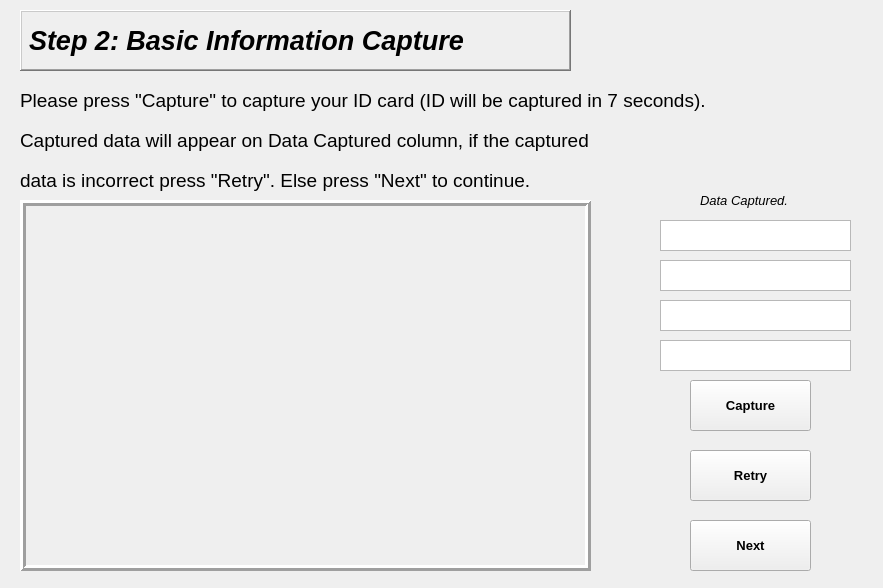
<?xml version="1.0" encoding="UTF-8"?>
<ui version="4.0">
 <class>Form</class>
 <widget class="QWidget" name="Form">
  <property name="geometry">
   <rect>
    <x>0</x>
    <y>0</y>
    <width>883</width>
    <height>588</height>
   </rect>
  </property>
  <property name="windowTitle">
   <string>Form</string>
  </property>
  <widget class="QLabel" name="label">
   <property name="geometry">
    <rect>
     <x>20</x>
     <y>10</y>
     <width>551</width>
     <height>61</height>
    </rect>
   </property>
   <property name="font">
    <font>
     <family>Segoe UI</family>
     <pointsize>20</pointsize>
     <weight>75</weight>
     <italic>true</italic>
     <bold>true</bold>
    </font>
   </property>
   <property name="frameShape">
    <enum>QFrame::WinPanel</enum>
   </property>
   <property name="frameShadow">
    <enum>QFrame::Raised</enum>
   </property>
   <property name="text">
    <string>Step 2: Basic Information Capture</string>
   </property>
  </widget>
  <widget class="QLabel" name="imagelabel">
   <property name="geometry">
    <rect>
     <x>20</x>
     <y>200</y>
     <width>571</width>
     <height>371</height>
    </rect>
   </property>
   <property name="frameShape">
    <enum>QFrame::Box</enum>
   </property>
   <property name="frameShadow">
    <enum>QFrame::Raised</enum>
   </property>
   <property name="lineWidth">
    <number>3</number>
   </property>
   <property name="text">
    <string/>
   </property>
  </widget>
  <widget class="QPushButton" name="Capture">
   <property name="geometry">
    <rect>
     <x>690</x>
     <y>380</y>
     <width>121</width>
     <height>51</height>
    </rect>
   </property>
   <property name="font">
    <font>
     <family>Segoe UI</family>
     <pointsize>10</pointsize>
     <weight>75</weight>
     <bold>true</bold>
    </font>
   </property>
   <property name="text">
    <string>Capture</string>
   </property>
  </widget>
  <widget class="QPushButton" name="Retry">
   <property name="geometry">
    <rect>
     <x>690</x>
     <y>450</y>
     <width>121</width>
     <height>51</height>
    </rect>
   </property>
   <property name="font">
    <font>
     <family>Segoe UI</family>
     <pointsize>10</pointsize>
     <weight>75</weight>
     <bold>true</bold>
    </font>
   </property>
   <property name="text">
    <string>Retry</string>
   </property>
  </widget>
  <widget class="QPushButton" name="Next">
   <property name="geometry">
    <rect>
     <x>690</x>
     <y>520</y>
     <width>121</width>
     <height>51</height>
    </rect>
   </property>
   <property name="font">
    <font>
     <family>Segoe UI</family>
     <pointsize>10</pointsize>
     <weight>75</weight>
     <bold>true</bold>
    </font>
   </property>
   <property name="text">
    <string>Next</string>
   </property>
  </widget>
  <widget class="QTextEdit" name="textEdit">
   <property name="geometry">
    <rect>
     <x>660</x>
     <y>220</y>
     <width>191</width>
     <height>31</height>
    </rect>
   </property>
   <property name="font">
    <font>
     <family>Times New Roman</family>
     <pointsize>10</pointsize>
     <weight>75</weight>
     <bold>true</bold>
    </font>
   </property>
  </widget>
  <widget class="QTextEdit" name="textEdit2">
   <property name="geometry">
    <rect>
     <x>660</x>
     <y>300</y>
     <width>191</width>
     <height>31</height>
    </rect>
   </property>
   <property name="font">
    <font>
     <family>Times New Roman</family>
     <pointsize>10</pointsize>
     <weight>75</weight>
     <bold>true</bold>
    </font>
   </property>
  </widget>
  <widget class="QTextEdit" name="textEdit1">
   <property name="geometry">
    <rect>
     <x>660</x>
     <y>260</y>
     <width>191</width>
     <height>31</height>
    </rect>
   </property>
   <property name="font">
    <font>
     <family>Times New Roman</family>
     <pointsize>10</pointsize>
     <weight>75</weight>
     <bold>true</bold>
    </font>
   </property>
  </widget>
  <widget class="QTextEdit" name="textEdit3">
   <property name="geometry">
    <rect>
     <x>660</x>
     <y>340</y>
     <width>191</width>
     <height>31</height>
    </rect>
   </property>
   <property name="font">
    <font>
     <family>Times New Roman</family>
     <pointsize>10</pointsize>
     <weight>75</weight>
     <bold>true</bold>
    </font>
   </property>
  </widget>
  <widget class="QLabel" name="label_2">
   <property name="geometry">
    <rect>
     <x>20</x>
     <y>70</y>
     <width>831</width>
     <height>61</height>
    </rect>
   </property>
   <property name="font">
    <font>
     <family>Segoe UI</family>
     <pointsize>14</pointsize>
    </font>
   </property>
   <property name="text">
    <string>Please press &quot;Capture&quot; to capture your ID card (ID will be captured in 7 seconds).</string>
   </property>
  </widget>
  <widget class="QLabel" name="label_3">
   <property name="geometry">
    <rect>
     <x>20</x>
     <y>110</y>
     <width>711</width>
     <height>61</height>
    </rect>
   </property>
   <property name="font">
    <font>
     <family>Segoe UI</family>
     <pointsize>14</pointsize>
    </font>
   </property>
   <property name="text">
    <string>Captured data will appear on Data Captured column, if the captured </string>
   </property>
  </widget>
  <widget class="QLabel" name="label_4">
   <property name="geometry">
    <rect>
     <x>20</x>
     <y>150</y>
     <width>621</width>
     <height>61</height>
    </rect>
   </property>
   <property name="font">
    <font>
     <family>Segoe UI</family>
     <pointsize>14</pointsize>
    </font>
   </property>
   <property name="text">
    <string>data is incorrect press &quot;Retry&quot;. Else press &quot;Next&quot; to continue.</string>
   </property>
  </widget>
  <widget class="QLabel" name="label_5">
   <property name="geometry">
    <rect>
     <x>700</x>
     <y>180</y>
     <width>121</width>
     <height>41</height>
    </rect>
   </property>
   <property name="font">
    <font>
     <family>Segoe UI</family>
     <pointsize>10</pointsize>
     <italic>true</italic>
    </font>
   </property>
   <property name="text">
    <string>Data Captured.</string>
   </property>
  </widget>
 </widget>
 <resources/>
 <connections/>
</ui>
